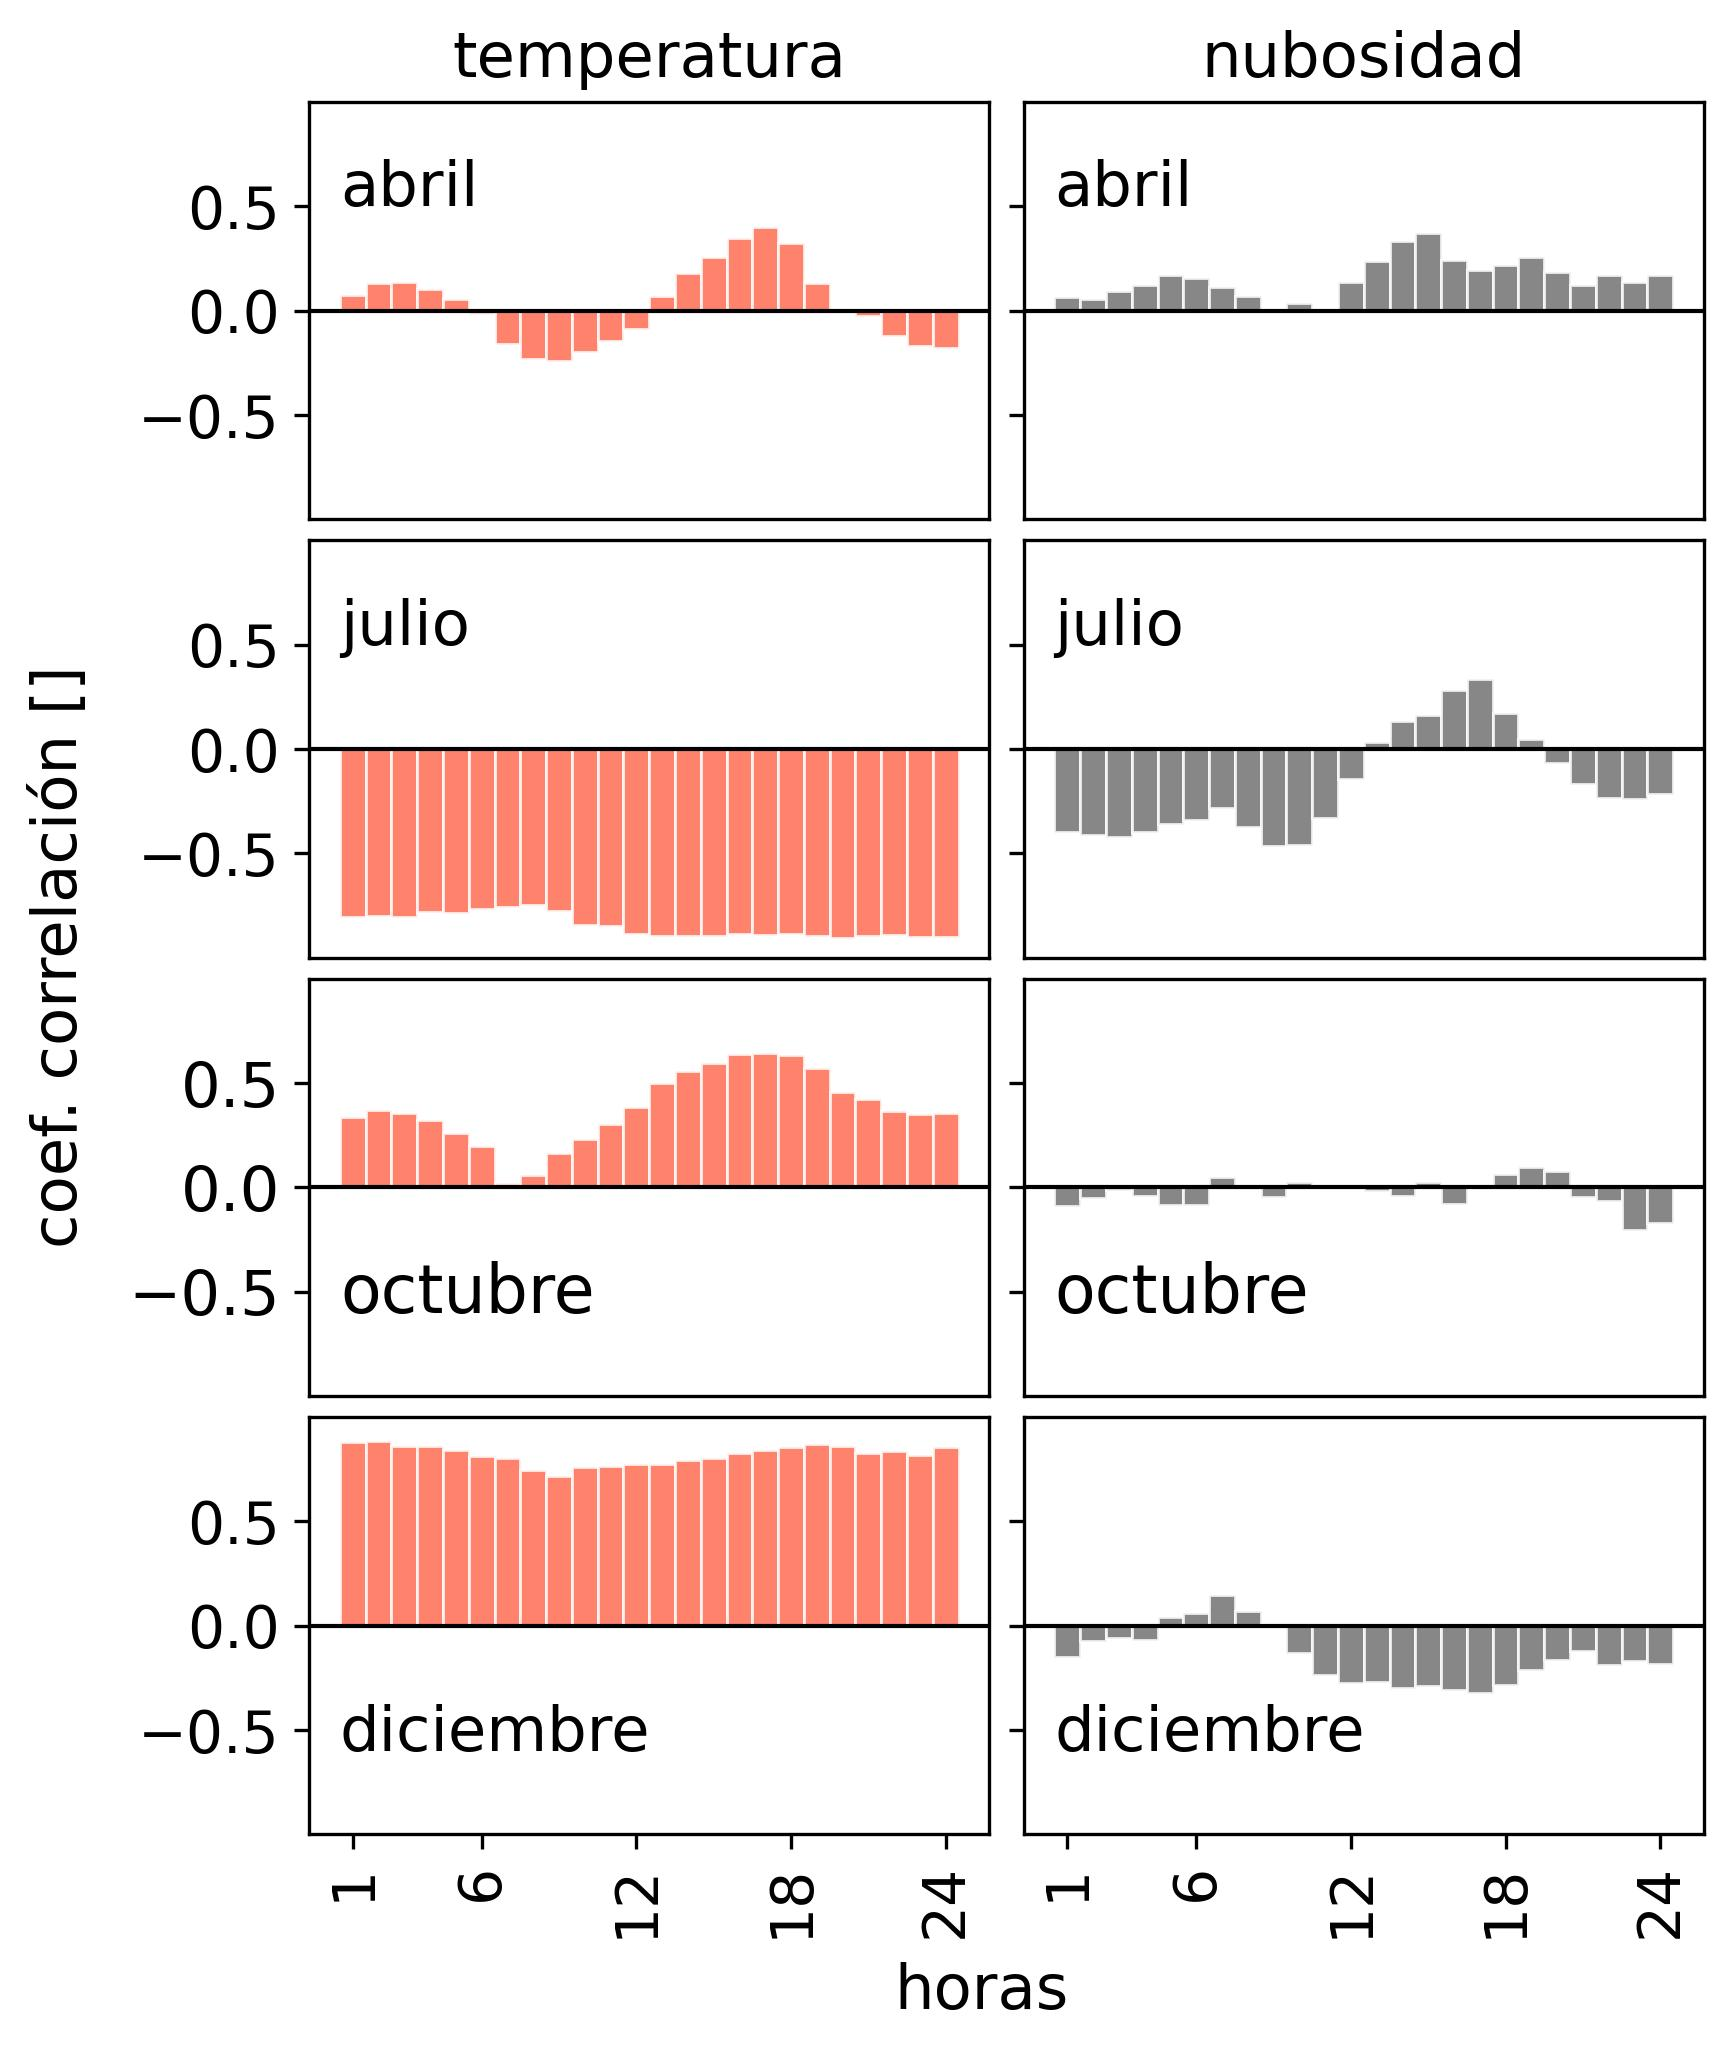

Source code (Python):
import numpy as N
import matplotlib.pyplot as plt
from datetime import datetime
import pandas as pd
import seaborn as sns
from scipy.stats import spearmanr
from matplotlib.ticker import MultipleLocator

#############
############# NUBOSIDAD
#############

cld = pd.read_csv('/home/emi/Documents/MAESTRIA/14-Metodología/DemandaElec/DATOS/prueba_cld.txt', header=None, delimiter=',', na_values='-99')
cld.index = pd.date_range(start="2021-01-01 00:00:00", end="2023-12-31  23:00:00",freq="H")

# promedio ponderado de nubosidad por la poblacion de GBA, GCA, GROS

cld[6] = round(0.81*cld[3] + 0.1*cld[4] + 0.09*cld[5],0)

# nos quedamos con los dias de la semana
cld = cld.loc[(cld[1] == 1) | (cld[1] == 2) | (cld[1] == 3) | (cld[1] == 4) | (cld[1] == 5)]

# abril
cld_abr = cld[cld.index.month == 4]
cld_abr1 = cld_abr.loc[(cld_abr[0] == 1)]
cld_abr2 = cld_abr.loc[(cld_abr[0] == 2)]
cld_abr3 = cld_abr.loc[(cld_abr[0] == 3)]
cld_abr4 = cld_abr.loc[(cld_abr[0] == 4)]
cld_abr5 = cld_abr.loc[(cld_abr[0] == 5)]
cld_abr6 = cld_abr.loc[(cld_abr[0] == 6)]
cld_abr7 = cld_abr.loc[(cld_abr[0] == 7)]
cld_abr8 = cld_abr.loc[(cld_abr[0] == 8)]
cld_abr9 = cld_abr.loc[(cld_abr[0] == 9)]
cld_abr10 = cld_abr.loc[(cld_abr[0] == 10)]
cld_abr11 = cld_abr.loc[(cld_abr[0] == 11)]
cld_abr12 = cld_abr.loc[(cld_abr[0] == 12)]
cld_abr13 = cld_abr.loc[(cld_abr[0] == 13)]
cld_abr14 = cld_abr.loc[(cld_abr[0] == 14)]
cld_abr15 = cld_abr.loc[(cld_abr[0] == 15)]
cld_abr16 = cld_abr.loc[(cld_abr[0] == 16)]
cld_abr17 = cld_abr.loc[(cld_abr[0] == 17)]
cld_abr18 = cld_abr.loc[(cld_abr[0] == 18)]
cld_abr19 = cld_abr.loc[(cld_abr[0] == 19)]
cld_abr20 = cld_abr.loc[(cld_abr[0] == 20)]
cld_abr21 = cld_abr.loc[(cld_abr[0] == 21)]
cld_abr22 = cld_abr.loc[(cld_abr[0] == 22)]
cld_abr23 = cld_abr.loc[(cld_abr[0] == 23)]
cld_abr24 = cld_abr.loc[(cld_abr[0] == 24)]

corr_abr_n = [N.corrcoef(cld_abr1[2],cld_abr1[6])[0, 1],N.corrcoef(cld_abr2[2],cld_abr2[6])[0, 1],N.corrcoef(cld_abr3[2],cld_abr3[6])[0, 1],N.corrcoef(cld_abr4[2],cld_abr4[6])[0, 1],N.corrcoef(cld_abr5[2],cld_abr5[6])[0, 1]
,N.corrcoef(cld_abr6[2],cld_abr6[6])[0, 1],N.corrcoef(cld_abr7[2],cld_abr7[6])[0, 1],N.corrcoef(cld_abr8[2],cld_abr8[6])[0, 1],N.corrcoef(cld_abr9[2],cld_abr9[6])[0, 1],N.corrcoef(cld_abr10[2],cld_abr10[6])[0, 1]
,N.corrcoef(cld_abr11[2],cld_abr11[6])[0, 1],N.corrcoef(cld_abr12[2],cld_abr12[6])[0, 1],N.corrcoef(cld_abr13[2],cld_abr13[6])[0, 1],N.corrcoef(cld_abr14[2],cld_abr14[6])[0, 1],N.corrcoef(cld_abr15[2],cld_abr15[6])[0, 1]
,N.corrcoef(cld_abr16[2],cld_abr16[6])[0, 1],N.corrcoef(cld_abr17[2],cld_abr17[6])[0, 1],N.corrcoef(cld_abr18[2],cld_abr18[6])[0, 1],N.corrcoef(cld_abr19[2],cld_abr19[6])[0, 1],N.corrcoef(cld_abr20[2],cld_abr20[6])[0, 1]
,N.corrcoef(cld_abr21[2],cld_abr21[6])[0, 1],N.corrcoef(cld_abr22[2],cld_abr22[6])[0, 1],N.corrcoef(cld_abr23[2],cld_abr23[6])[0, 1],N.corrcoef(cld_abr24[2],cld_abr24[6])[0, 1]]

# julio
cld_jul = cld[cld.index.month == 7]
cld_jul1 = cld_jul.loc[(cld_jul[0] == 1)]
cld_jul2 = cld_jul.loc[(cld_jul[0] == 2)]
cld_jul3 = cld_jul.loc[(cld_jul[0] == 3)]
cld_jul4 = cld_jul.loc[(cld_jul[0] == 4)]
cld_jul5 = cld_jul.loc[(cld_jul[0] == 5)]
cld_jul6 = cld_jul.loc[(cld_jul[0] == 6)]
cld_jul7 = cld_jul.loc[(cld_jul[0] == 7)]
cld_jul8 = cld_jul.loc[(cld_jul[0] == 8)]
cld_jul9 = cld_jul.loc[(cld_jul[0] == 9)]
cld_jul10 = cld_jul.loc[(cld_jul[0] == 10)]
cld_jul11 = cld_jul.loc[(cld_jul[0] == 11)]
cld_jul12 = cld_jul.loc[(cld_jul[0] == 12)]
cld_jul13 = cld_jul.loc[(cld_jul[0] == 13)]
cld_jul14 = cld_jul.loc[(cld_jul[0] == 14)]
cld_jul15 = cld_jul.loc[(cld_jul[0] == 15)]
cld_jul16 = cld_jul.loc[(cld_jul[0] == 16)]
cld_jul17 = cld_jul.loc[(cld_jul[0] == 17)]
cld_jul18 = cld_jul.loc[(cld_jul[0] == 18)]
cld_jul19 = cld_jul.loc[(cld_jul[0] == 19)]
cld_jul20 = cld_jul.loc[(cld_jul[0] == 20)]
cld_jul21 = cld_jul.loc[(cld_jul[0] == 21)]
cld_jul22 = cld_jul.loc[(cld_jul[0] == 22)]
cld_jul23 = cld_jul.loc[(cld_jul[0] == 23)]
cld_jul24 = cld_jul.loc[(cld_jul[0] == 24)]

corr_jul_n = [N.corrcoef(cld_jul1[2],cld_jul1[6])[0, 1],N.corrcoef(cld_jul2[2],cld_jul2[6])[0, 1],N.corrcoef(cld_jul3[2],cld_jul3[6])[0, 1],N.corrcoef(cld_jul4[2],cld_jul4[6])[0, 1],N.corrcoef(cld_jul5[2],cld_jul5[6])[0, 1]
,N.corrcoef(cld_jul6[2],cld_jul6[6])[0, 1],N.corrcoef(cld_jul7[2],cld_jul7[6])[0, 1],N.corrcoef(cld_jul8[2],cld_jul8[6])[0, 1],N.corrcoef(cld_jul9[2],cld_jul9[6])[0, 1],N.corrcoef(cld_jul10[2],cld_jul10[6])[0, 1]
,N.corrcoef(cld_jul11[2],cld_jul11[6])[0, 1],N.corrcoef(cld_jul12[2],cld_jul12[6])[0, 1],N.corrcoef(cld_jul13[2],cld_jul13[6])[0, 1],N.corrcoef(cld_jul14[2],cld_jul14[6])[0, 1],N.corrcoef(cld_jul15[2],cld_jul15[6])[0, 1]
,N.corrcoef(cld_jul16[2],cld_jul16[6])[0, 1],N.corrcoef(cld_jul17[2],cld_jul17[6])[0, 1],N.corrcoef(cld_jul18[2],cld_jul18[6])[0, 1],N.corrcoef(cld_jul19[2],cld_jul19[6])[0, 1],N.corrcoef(cld_jul20[2],cld_jul20[6])[0, 1]
,N.corrcoef(cld_jul21[2],cld_jul21[6])[0, 1],N.corrcoef(cld_jul22[2],cld_jul22[6])[0, 1],N.corrcoef(cld_jul23[2],cld_jul23[6])[0, 1],N.corrcoef(cld_jul24[2],cld_jul24[6])[0, 1]]

# octubre
cld_oct = cld[cld.index.month == 10]
cld_oct1 = cld_oct.loc[(cld_oct[0] == 1)]
cld_oct2 = cld_oct.loc[(cld_oct[0] == 2)]
cld_oct3 = cld_oct.loc[(cld_oct[0] == 3)]
cld_oct4 = cld_oct.loc[(cld_oct[0] == 4)]
cld_oct5 = cld_oct.loc[(cld_oct[0] == 5)]
cld_oct6 = cld_oct.loc[(cld_oct[0] == 6)]
cld_oct7 = cld_oct.loc[(cld_oct[0] == 7)]
cld_oct8 = cld_oct.loc[(cld_oct[0] == 8)]
cld_oct9 = cld_oct.loc[(cld_oct[0] == 9)]
cld_oct10 = cld_oct.loc[(cld_oct[0] == 10)]
cld_oct11 = cld_oct.loc[(cld_oct[0] == 11)]
cld_oct12 = cld_oct.loc[(cld_oct[0] == 12)]
cld_oct13 = cld_oct.loc[(cld_oct[0] == 13)]
cld_oct14 = cld_oct.loc[(cld_oct[0] == 14)]
cld_oct15 = cld_oct.loc[(cld_oct[0] == 15)]
cld_oct16 = cld_oct.loc[(cld_oct[0] == 16)]
cld_oct17 = cld_oct.loc[(cld_oct[0] == 17)]
cld_oct18 = cld_oct.loc[(cld_oct[0] == 18)]
cld_oct19 = cld_oct.loc[(cld_oct[0] == 19)]
cld_oct20 = cld_oct.loc[(cld_oct[0] == 20)]
cld_oct21 = cld_oct.loc[(cld_oct[0] == 21)]
cld_oct22 = cld_oct.loc[(cld_oct[0] == 22)]
cld_oct23 = cld_oct.loc[(cld_oct[0] == 23)]
cld_oct24 = cld_oct.loc[(cld_oct[0] == 24)]

corr_oct_n = [N.corrcoef(cld_oct1[2],cld_oct1[6])[0, 1],N.corrcoef(cld_oct2[2],cld_oct2[6])[0, 1],N.corrcoef(cld_oct3[2],cld_oct3[6])[0, 1],N.corrcoef(cld_oct4[2],cld_oct4[6])[0, 1],N.corrcoef(cld_oct5[2],cld_oct5[6])[0, 1]
,N.corrcoef(cld_oct6[2],cld_oct6[6])[0, 1],N.corrcoef(cld_oct7[2],cld_oct7[6])[0, 1],N.corrcoef(cld_oct8[2],cld_oct8[6])[0, 1],N.corrcoef(cld_oct9[2],cld_oct9[6])[0, 1],N.corrcoef(cld_oct10[2],cld_oct10[6])[0, 1]
,N.corrcoef(cld_oct11[2],cld_oct11[6])[0, 1],N.corrcoef(cld_oct12[2],cld_oct12[6])[0, 1],N.corrcoef(cld_oct13[2],cld_oct13[6])[0, 1],N.corrcoef(cld_oct14[2],cld_oct14[6])[0, 1],N.corrcoef(cld_oct15[2],cld_oct15[6])[0, 1]
,N.corrcoef(cld_oct16[2],cld_oct16[6])[0, 1],N.corrcoef(cld_oct17[2],cld_oct17[6])[0, 1],N.corrcoef(cld_oct18[2],cld_oct18[6])[0, 1],N.corrcoef(cld_oct19[2],cld_oct19[6])[0, 1],N.corrcoef(cld_oct20[2],cld_oct20[6])[0, 1]
,N.corrcoef(cld_oct21[2],cld_oct21[6])[0, 1],N.corrcoef(cld_oct22[2],cld_oct22[6])[0, 1],N.corrcoef(cld_oct23[2],cld_oct23[6])[0, 1],N.corrcoef(cld_oct24[2],cld_oct24[6])[0, 1]]


# diciembre
cld_dic = cld[cld.index.month == 12]
cld_dic1 = cld_dic.loc[(cld_dic[0] == 1)]
cld_dic2 = cld_dic.loc[(cld_dic[0] == 2)]
cld_dic3 = cld_dic.loc[(cld_dic[0] == 3)]
cld_dic4 = cld_dic.loc[(cld_dic[0] == 4)]
cld_dic5 = cld_dic.loc[(cld_dic[0] == 5)]
cld_dic6 = cld_dic.loc[(cld_dic[0] == 6)]
cld_dic7 = cld_dic.loc[(cld_dic[0] == 7)]
cld_dic8 = cld_dic.loc[(cld_dic[0] == 8)]
cld_dic9 = cld_dic.loc[(cld_dic[0] == 9)]
cld_dic10 = cld_dic.loc[(cld_dic[0] == 10)]
cld_dic11 = cld_dic.loc[(cld_dic[0] == 11)]
cld_dic12 = cld_dic.loc[(cld_dic[0] == 12)]
cld_dic13 = cld_dic.loc[(cld_dic[0] == 13)]
cld_dic14 = cld_dic.loc[(cld_dic[0] == 14)]
cld_dic15 = cld_dic.loc[(cld_dic[0] == 15)]
cld_dic16 = cld_dic.loc[(cld_dic[0] == 16)]
cld_dic17 = cld_dic.loc[(cld_dic[0] == 17)]
cld_dic18 = cld_dic.loc[(cld_dic[0] == 18)]
cld_dic19 = cld_dic.loc[(cld_dic[0] == 19)]
cld_dic20 = cld_dic.loc[(cld_dic[0] == 20)]
cld_dic21 = cld_dic.loc[(cld_dic[0] == 21)]
cld_dic22 = cld_dic.loc[(cld_dic[0] == 22)]
cld_dic23 = cld_dic.loc[(cld_dic[0] == 23)]
cld_dic24 = cld_dic.loc[(cld_dic[0] == 24)]

corr_dic_n = [N.corrcoef(cld_dic1[2],cld_dic1[6])[0, 1],N.corrcoef(cld_dic2[2],cld_dic2[6])[0, 1],N.corrcoef(cld_dic3[2],cld_dic3[6])[0, 1],N.corrcoef(cld_dic4[2],cld_dic4[6])[0, 1],N.corrcoef(cld_dic5[2],cld_dic5[6])[0, 1]
,N.corrcoef(cld_dic6[2],cld_dic6[6])[0, 1],N.corrcoef(cld_dic7[2],cld_dic7[6])[0, 1],N.corrcoef(cld_dic8[2],cld_dic8[6])[0, 1],N.corrcoef(cld_dic9[2],cld_dic9[6])[0, 1],N.corrcoef(cld_dic10[2],cld_dic10[6])[0, 1]
,N.corrcoef(cld_dic11[2],cld_dic11[6])[0, 1],N.corrcoef(cld_dic12[2],cld_dic12[6])[0, 1],N.corrcoef(cld_dic13[2],cld_dic13[6])[0, 1],N.corrcoef(cld_dic14[2],cld_dic14[6])[0, 1],N.corrcoef(cld_dic15[2],cld_dic15[6])[0, 1]
,N.corrcoef(cld_dic16[2],cld_dic16[6])[0, 1],N.corrcoef(cld_dic17[2],cld_dic17[6])[0, 1],N.corrcoef(cld_dic18[2],cld_dic18[6])[0, 1],N.corrcoef(cld_dic19[2],cld_dic19[6])[0, 1],N.corrcoef(cld_dic20[2],cld_dic20[6])[0, 1]
,N.corrcoef(cld_dic21[2],cld_dic21[6])[0, 1],N.corrcoef(cld_dic22[2],cld_dic22[6])[0, 1],N.corrcoef(cld_dic23[2],cld_dic23[6])[0, 1],N.corrcoef(cld_dic24[2],cld_dic24[6])[0, 1]]
horas = [1,2,3,4,5,6,7,8,9,10,11,12,13,14,15,16,17,18,19,20,21,22,23,24]

#############
############# TEMPERATURA
#############

tem = pd.read_csv('/home/emi/Documents/MAESTRIA/14-Metodología/DemandaElec/DATOS/prueba_t.txt', header=None, delimiter=',', na_values='-99')
tem.index = pd.date_range(start="2021-01-01 00:00:00", end="2023-12-31  23:00:00",freq="H")
print(tem)

# promedio ponderado de nubosidad por la poblacion de GBA, GCA, GROS

tem[9] = round(0.81*tem[6] + 0.1*tem[7] + 0.09*tem[8],0)

# nos quedamos con los dias de la semana
tem = tem.loc[(tem[1] == 1) | (tem[1] == 2) | (tem[1] == 3) | (tem[1] == 4) | (tem[1] == 5)]

# abril
tem_abr = tem[tem.index.month == 4]
tem_abr1 = tem_abr.loc[(tem_abr[0] == 1)]
tem_abr2 = tem_abr.loc[(tem_abr[0] == 2)]
tem_abr3 = tem_abr.loc[(tem_abr[0] == 3)]
tem_abr4 = tem_abr.loc[(tem_abr[0] == 4)]
tem_abr5 = tem_abr.loc[(tem_abr[0] == 5)]
tem_abr6 = tem_abr.loc[(tem_abr[0] == 6)]
tem_abr7 = tem_abr.loc[(tem_abr[0] == 7)]
tem_abr8 = tem_abr.loc[(tem_abr[0] == 8)]
tem_abr9 = tem_abr.loc[(tem_abr[0] == 9)]
tem_abr10 = tem_abr.loc[(tem_abr[0] == 10)]
tem_abr11 = tem_abr.loc[(tem_abr[0] == 11)]
tem_abr12 = tem_abr.loc[(tem_abr[0] == 12)]
tem_abr13 = tem_abr.loc[(tem_abr[0] == 13)]
tem_abr14 = tem_abr.loc[(tem_abr[0] == 14)]
tem_abr15 = tem_abr.loc[(tem_abr[0] == 15)]
tem_abr16 = tem_abr.loc[(tem_abr[0] == 16)]
tem_abr17 = tem_abr.loc[(tem_abr[0] == 17)]
tem_abr18 = tem_abr.loc[(tem_abr[0] == 18)]
tem_abr19 = tem_abr.loc[(tem_abr[0] == 19)]
tem_abr20 = tem_abr.loc[(tem_abr[0] == 20)]
tem_abr21 = tem_abr.loc[(tem_abr[0] == 21)]
tem_abr22 = tem_abr.loc[(tem_abr[0] == 22)]
tem_abr23 = tem_abr.loc[(tem_abr[0] == 23)]
tem_abr24 = tem_abr.loc[(tem_abr[0] == 24)]

corr_abr_t = [N.corrcoef(tem_abr1[2],tem_abr1[9])[0, 1],N.corrcoef(tem_abr2[2],tem_abr2[9])[0, 1],N.corrcoef(tem_abr3[2],tem_abr3[9])[0, 1],N.corrcoef(tem_abr4[2],tem_abr4[9])[0, 1],N.corrcoef(tem_abr5[2],tem_abr5[9])[0, 1]
,N.corrcoef(tem_abr6[2],tem_abr6[9])[0, 1],N.corrcoef(tem_abr7[2],tem_abr7[9])[0, 1],N.corrcoef(tem_abr8[2],tem_abr8[9])[0, 1],N.corrcoef(tem_abr9[2],tem_abr9[9])[0, 1],N.corrcoef(tem_abr10[2],tem_abr10[9])[0, 1]
,N.corrcoef(tem_abr11[2],tem_abr11[9])[0, 1],N.corrcoef(tem_abr12[2],tem_abr12[9])[0, 1],N.corrcoef(tem_abr13[2],tem_abr13[9])[0, 1],N.corrcoef(tem_abr14[2],tem_abr14[9])[0, 1],N.corrcoef(tem_abr15[2],tem_abr15[9])[0, 1]
,N.corrcoef(tem_abr16[2],tem_abr16[9])[0, 1],N.corrcoef(tem_abr17[2],tem_abr17[9])[0, 1],N.corrcoef(tem_abr18[2],tem_abr18[9])[0, 1],N.corrcoef(tem_abr19[2],tem_abr19[9])[0, 1],N.corrcoef(tem_abr20[2],tem_abr20[9])[0, 1]
,N.corrcoef(tem_abr21[2],tem_abr21[9])[0, 1],N.corrcoef(tem_abr22[2],tem_abr22[9])[0, 1],N.corrcoef(tem_abr23[2],tem_abr23[9])[0, 1],N.corrcoef(tem_abr24[2],tem_abr24[9])[0, 1]]

# julio
tem_jul = tem[tem.index.month == 7]
tem_jul1 = tem_jul.loc[(tem_jul[0] == 1)]
tem_jul2 = tem_jul.loc[(tem_jul[0] == 2)]
tem_jul3 = tem_jul.loc[(tem_jul[0] == 3)]
tem_jul4 = tem_jul.loc[(tem_jul[0] == 4)]
tem_jul5 = tem_jul.loc[(tem_jul[0] == 5)]
tem_jul6 = tem_jul.loc[(tem_jul[0] == 6)]
tem_jul7 = tem_jul.loc[(tem_jul[0] == 7)]
tem_jul8 = tem_jul.loc[(tem_jul[0] == 8)]
tem_jul9 = tem_jul.loc[(tem_jul[0] == 9)]
tem_jul10 = tem_jul.loc[(tem_jul[0] == 10)]
tem_jul11 = tem_jul.loc[(tem_jul[0] == 11)]
tem_jul12 = tem_jul.loc[(tem_jul[0] == 12)]
tem_jul13 = tem_jul.loc[(tem_jul[0] == 13)]
tem_jul14 = tem_jul.loc[(tem_jul[0] == 14)]
tem_jul15 = tem_jul.loc[(tem_jul[0] == 15)]
tem_jul16 = tem_jul.loc[(tem_jul[0] == 16)]
tem_jul17 = tem_jul.loc[(tem_jul[0] == 17)]
tem_jul18 = tem_jul.loc[(tem_jul[0] == 18)]
tem_jul19 = tem_jul.loc[(tem_jul[0] == 19)]
tem_jul20 = tem_jul.loc[(tem_jul[0] == 20)]
tem_jul21 = tem_jul.loc[(tem_jul[0] == 21)]
tem_jul22 = tem_jul.loc[(tem_jul[0] == 22)]
tem_jul23 = tem_jul.loc[(tem_jul[0] == 23)]
tem_jul24 = tem_jul.loc[(tem_jul[0] == 24)]

corr_jul_t = [N.corrcoef(tem_jul1[2],tem_jul1[9])[0, 1],N.corrcoef(tem_jul2[2],tem_jul2[9])[0, 1],N.corrcoef(tem_jul3[2],tem_jul3[9])[0, 1],N.corrcoef(tem_jul4[2],tem_jul4[9])[0, 1],N.corrcoef(tem_jul5[2],tem_jul5[9])[0, 1]
,N.corrcoef(tem_jul6[2],tem_jul6[9])[0, 1],N.corrcoef(tem_jul7[2],tem_jul7[9])[0, 1],N.corrcoef(tem_jul8[2],tem_jul8[9])[0, 1],N.corrcoef(tem_jul9[2],tem_jul9[9])[0, 1],N.corrcoef(tem_jul10[2],tem_jul10[9])[0, 1]
,N.corrcoef(tem_jul11[2],tem_jul11[9])[0, 1],N.corrcoef(tem_jul12[2],tem_jul12[9])[0, 1],N.corrcoef(tem_jul13[2],tem_jul13[9])[0, 1],N.corrcoef(tem_jul14[2],tem_jul14[9])[0, 1],N.corrcoef(tem_jul15[2],tem_jul15[9])[0, 1]
,N.corrcoef(tem_jul16[2],tem_jul16[9])[0, 1],N.corrcoef(tem_jul17[2],tem_jul17[9])[0, 1],N.corrcoef(tem_jul18[2],tem_jul18[9])[0, 1],N.corrcoef(tem_jul19[2],tem_jul19[9])[0, 1],N.corrcoef(tem_jul20[2],tem_jul20[9])[0, 1]
,N.corrcoef(tem_jul21[2],tem_jul21[9])[0, 1],N.corrcoef(tem_jul22[2],tem_jul22[9])[0, 1],N.corrcoef(tem_jul23[2],tem_jul23[9])[0, 1],N.corrcoef(tem_jul24[2],tem_jul24[9])[0, 1]]

# octubre
tem_oct = tem[tem.index.month == 10]
tem_oct1 = tem_oct.loc[(tem_oct[0] == 1)]
tem_oct2 = tem_oct.loc[(tem_oct[0] == 2)]
tem_oct3 = tem_oct.loc[(tem_oct[0] == 3)]
tem_oct4 = tem_oct.loc[(tem_oct[0] == 4)]
tem_oct5 = tem_oct.loc[(tem_oct[0] == 5)]
tem_oct6 = tem_oct.loc[(tem_oct[0] == 6)]
tem_oct7 = tem_oct.loc[(tem_oct[0] == 7)]
tem_oct8 = tem_oct.loc[(tem_oct[0] == 8)]
tem_oct9 = tem_oct.loc[(tem_oct[0] == 9)]
tem_oct10 = tem_oct.loc[(tem_oct[0] == 10)]
tem_oct11 = tem_oct.loc[(tem_oct[0] == 11)]
tem_oct12 = tem_oct.loc[(tem_oct[0] == 12)]
tem_oct13 = tem_oct.loc[(tem_oct[0] == 13)]
tem_oct14 = tem_oct.loc[(tem_oct[0] == 14)]
tem_oct15 = tem_oct.loc[(tem_oct[0] == 15)]
tem_oct16 = tem_oct.loc[(tem_oct[0] == 16)]
tem_oct17 = tem_oct.loc[(tem_oct[0] == 17)]
tem_oct18 = tem_oct.loc[(tem_oct[0] == 18)]
tem_oct19 = tem_oct.loc[(tem_oct[0] == 19)]
tem_oct20 = tem_oct.loc[(tem_oct[0] == 20)]
tem_oct21 = tem_oct.loc[(tem_oct[0] == 21)]
tem_oct22 = tem_oct.loc[(tem_oct[0] == 22)]
tem_oct23 = tem_oct.loc[(tem_oct[0] == 23)]
tem_oct24 = tem_oct.loc[(tem_oct[0] == 24)]

corr_oct_t = [N.corrcoef(tem_oct1[2],tem_oct1[9])[0, 1],N.corrcoef(tem_oct2[2],tem_oct2[9])[0, 1],N.corrcoef(tem_oct3[2],tem_oct3[9])[0, 1],N.corrcoef(tem_oct4[2],tem_oct4[9])[0, 1],N.corrcoef(tem_oct5[2],tem_oct5[9])[0, 1]
,N.corrcoef(tem_oct6[2],tem_oct6[9])[0, 1],N.corrcoef(tem_oct7[2],tem_oct7[9])[0, 1],N.corrcoef(tem_oct8[2],tem_oct8[9])[0, 1],N.corrcoef(tem_oct9[2],tem_oct9[9])[0, 1],N.corrcoef(tem_oct10[2],tem_oct10[9])[0, 1]
,N.corrcoef(tem_oct11[2],tem_oct11[9])[0, 1],N.corrcoef(tem_oct12[2],tem_oct12[9])[0, 1],N.corrcoef(tem_oct13[2],tem_oct13[9])[0, 1],N.corrcoef(tem_oct14[2],tem_oct14[9])[0, 1],N.corrcoef(tem_oct15[2],tem_oct15[9])[0, 1]
,N.corrcoef(tem_oct16[2],tem_oct16[9])[0, 1],N.corrcoef(tem_oct17[2],tem_oct17[9])[0, 1],N.corrcoef(tem_oct18[2],tem_oct18[9])[0, 1],N.corrcoef(tem_oct19[2],tem_oct19[9])[0, 1],N.corrcoef(tem_oct20[2],tem_oct20[9])[0, 1]
,N.corrcoef(tem_oct21[2],tem_oct21[9])[0, 1],N.corrcoef(tem_oct22[2],tem_oct22[9])[0, 1],N.corrcoef(tem_oct23[2],tem_oct23[9])[0, 1],N.corrcoef(tem_oct24[2],tem_oct24[9])[0, 1]]


# diciembre
tem_dic = tem[tem.index.month == 12]
tem_dic1 = tem_dic.loc[(tem_dic[0] == 1)]
tem_dic2 = tem_dic.loc[(tem_dic[0] == 2)]
tem_dic3 = tem_dic.loc[(tem_dic[0] == 3)]
tem_dic4 = tem_dic.loc[(tem_dic[0] == 4)]
tem_dic5 = tem_dic.loc[(tem_dic[0] == 5)]
tem_dic6 = tem_dic.loc[(tem_dic[0] == 6)]
tem_dic7 = tem_dic.loc[(tem_dic[0] == 7)]
tem_dic8 = tem_dic.loc[(tem_dic[0] == 8)]
tem_dic9 = tem_dic.loc[(tem_dic[0] == 9)]
tem_dic10 = tem_dic.loc[(tem_dic[0] == 10)]
tem_dic11 = tem_dic.loc[(tem_dic[0] == 11)]
tem_dic12 = tem_dic.loc[(tem_dic[0] == 12)]
tem_dic13 = tem_dic.loc[(tem_dic[0] == 13)]
tem_dic14 = tem_dic.loc[(tem_dic[0] == 14)]
tem_dic15 = tem_dic.loc[(tem_dic[0] == 15)]
tem_dic16 = tem_dic.loc[(tem_dic[0] == 16)]
tem_dic17 = tem_dic.loc[(tem_dic[0] == 17)]
tem_dic18 = tem_dic.loc[(tem_dic[0] == 18)]
tem_dic19 = tem_dic.loc[(tem_dic[0] == 19)]
tem_dic20 = tem_dic.loc[(tem_dic[0] == 20)]
tem_dic21 = tem_dic.loc[(tem_dic[0] == 21)]
tem_dic22 = tem_dic.loc[(tem_dic[0] == 22)]
tem_dic23 = tem_dic.loc[(tem_dic[0] == 23)]
tem_dic24 = tem_dic.loc[(tem_dic[0] == 24)]

corr_dic_t = [N.corrcoef(tem_dic1[2],tem_dic1[9])[0, 1],N.corrcoef(tem_dic2[2],tem_dic2[9])[0, 1],N.corrcoef(tem_dic3[2],tem_dic3[9])[0, 1],N.corrcoef(tem_dic4[2],tem_dic4[9])[0, 1],N.corrcoef(tem_dic5[2],tem_dic5[9])[0, 1]
,N.corrcoef(tem_dic6[2],tem_dic6[9])[0, 1],N.corrcoef(tem_dic7[2],tem_dic7[9])[0, 1],N.corrcoef(tem_dic8[2],tem_dic8[9])[0, 1],N.corrcoef(tem_dic9[2],tem_dic9[9])[0, 1],N.corrcoef(tem_dic10[2],tem_dic10[9])[0, 1]
,N.corrcoef(tem_dic11[2],tem_dic11[9])[0, 1],N.corrcoef(tem_dic12[2],tem_dic12[9])[0, 1],N.corrcoef(tem_dic13[2],tem_dic13[9])[0, 1],N.corrcoef(tem_dic14[2],tem_dic14[9])[0, 1],N.corrcoef(tem_dic15[2],tem_dic15[9])[0, 1]
,N.corrcoef(tem_dic16[2],tem_dic16[9])[0, 1],N.corrcoef(tem_dic17[2],tem_dic17[9])[0, 1],N.corrcoef(tem_dic18[2],tem_dic18[9])[0, 1],N.corrcoef(tem_dic19[2],tem_dic19[9])[0, 1],N.corrcoef(tem_dic20[2],tem_dic20[9])[0, 1]
,N.corrcoef(tem_dic21[2],tem_dic21[9])[0, 1],N.corrcoef(tem_dic22[2],tem_dic22[9])[0, 1],N.corrcoef(tem_dic23[2],tem_dic23[9])[0, 1],N.corrcoef(tem_dic24[2],tem_dic24[9])[0, 1]]

fig, ((ax1,ax2),(ax3,ax4),(ax5,ax6),(ax7,ax8)) = plt.subplots(4, 2,figsize=(6,7.5), sharex=True, sharey=True)

ax1.bar(horas, corr_abr_t, width=1, edgecolor="white", linewidth=0.7 , alpha = 0.8, color="tomato" )
ax1.tick_params(axis='y', labelsize=14)
ax1.set_ylim(-1,1)
ax1.set_yticks([-0.5, 0, 0.5]) 
ax1.xaxis.set_tick_params(labelsize=0, color='white')
ax1.text(0.5, 0.5, 'abril', fontsize=15)
ax1.axhline(linewidth=1, color='black')
ax1.set_title('temperatura', fontsize=15)

ax3.bar(horas, corr_jul_t, width=1, edgecolor="white", linewidth=0.7, alpha = 0.8, color="tomato" )
ax3.tick_params(axis='y', labelsize=14)
ax3.set_ylim(-1,1)
ax3.set_yticks([-0.5, 0, 0.5]) 
ax3.xaxis.set_tick_params(labelsize=0, color='white')
ax3.text(0.5, 0.5, 'julio', fontsize=15)
ax3.axhline(linewidth=1, color='black')

ax5.bar(horas, corr_oct_t, width=1, edgecolor="white", linewidth=0.7, alpha = 0.8 , color="tomato" )
ax5.tick_params(axis='y', labelsize=15)
ax5.set_ylim(-1,1)
ax5.set_yticks([-0.5, 0, 0.5]) 
ax5.xaxis.set_tick_params(labelsize=0, color='white')
ax5.text(0.5, -0.6, 'octubre', fontsize=16)
ax5.axhline(linewidth=1, color='black')

ax7.bar(horas, corr_dic_t, width=1, edgecolor="white", linewidth=0.7 , alpha = 0.8, color="tomato" )
ax7.tick_params(axis='y', labelsize=14)
ax7.tick_params(axis='x', labelsize=14,labelrotation = 90)
ax7.set_ylim(-1,1)
ax7.set_yticks([-0.5, 0, 0.5]) 
ax7.text(0.5, -0.6, 'diciembre', fontsize=15)
ax7.axhline(linewidth=1, color='black')

ax2.bar(horas, corr_abr_n, width=1, edgecolor="white", linewidth=0.7 , alpha = 0.8, color="dimgray")
ax2.tick_params(axis='y', labelsize=14)
ax2.set_ylim(-1,1)
ax2.set_yticks([-0.5, 0, 0.5]) 
ax2.xaxis.set_tick_params(labelsize=0, color='white')
ax2.text(0.5, 0.5, 'abril', fontsize=15)
ax2.axhline(linewidth=1, color='black')
ax2.set_title('nubosidad', fontsize=15)

ax4.bar(horas, corr_jul_n, width=1, edgecolor="white", linewidth=0.7, alpha = 0.8, color="dimgray")
ax4.tick_params(axis='y', labelsize=14)
ax4.set_ylim(-1,1)
ax4.set_yticks([-0.5, 0, 0.5]) 
ax4.xaxis.set_tick_params(labelsize=0, color='white')
ax4.text(0.5, 0.5, 'julio', fontsize=15)
ax4.axhline(linewidth=1, color='black')

ax6.bar(horas, corr_oct_n, width=1, edgecolor="white", linewidth=0.7, alpha = 0.8, color="dimgray" )
ax6.tick_params(axis='y', labelsize=15)
ax6.set_ylim(-1,1)
ax6.set_yticks([-0.5, 0, 0.5]) 
ax6.xaxis.set_tick_params(labelsize=0, color='white')
ax6.text(0.5, -0.6, 'octubre', fontsize=16)
ax6.axhline(linewidth=1, color='black')

ax8.bar(horas, corr_dic_n, width=1, edgecolor="white", linewidth=0.7 , alpha = 0.8, color="dimgray")
ax8.tick_params(axis='y', labelsize=14)
ax8.tick_params(axis='x', labelsize=14,labelrotation = 90)
ax8.set_ylim(-1,1)
ax8.set_yticks([-0.5, 0, 0.5]) 
ax8.text(0.5, -0.6, 'diciembre', fontsize=15)
ax8.axhline(linewidth=1, color='black')


# ~ ax4.set_xticks([1,2,3,4,5,6,7,8,9,10,11,12,13,14,15,16,17,18,19,20,21,22,23,24], ['1','2','3','4','5','6','7','8','9','10','11','12','13','14','15','16','17','18','19','20','21','22','23','24'])
ax4.set_xticks([1,6,12,18,24], ['1','6','12','18','24'])

# ~ ax4.set_xlabel('Horas', fontsize=15)

fig.subplots_adjust(hspace=0.05,wspace=0.05)
fig.text(-0.03, 0.5, 'coef. correlación []', va='center', rotation='vertical',fontsize=15)  
fig.text(0.45, 0.04, 'horas', va='center',fontsize=15)  

# ~ kdeplot = sns.regplot(ax=ax,x = cld[6], y = cld[2], scatter_kws = {"color": "black", "alpha": 0.3},line_kws = {"color": "black"}, ci= None, label=None)
plt.savefig('corr.jpg', dpi=300, bbox_inches="tight")


